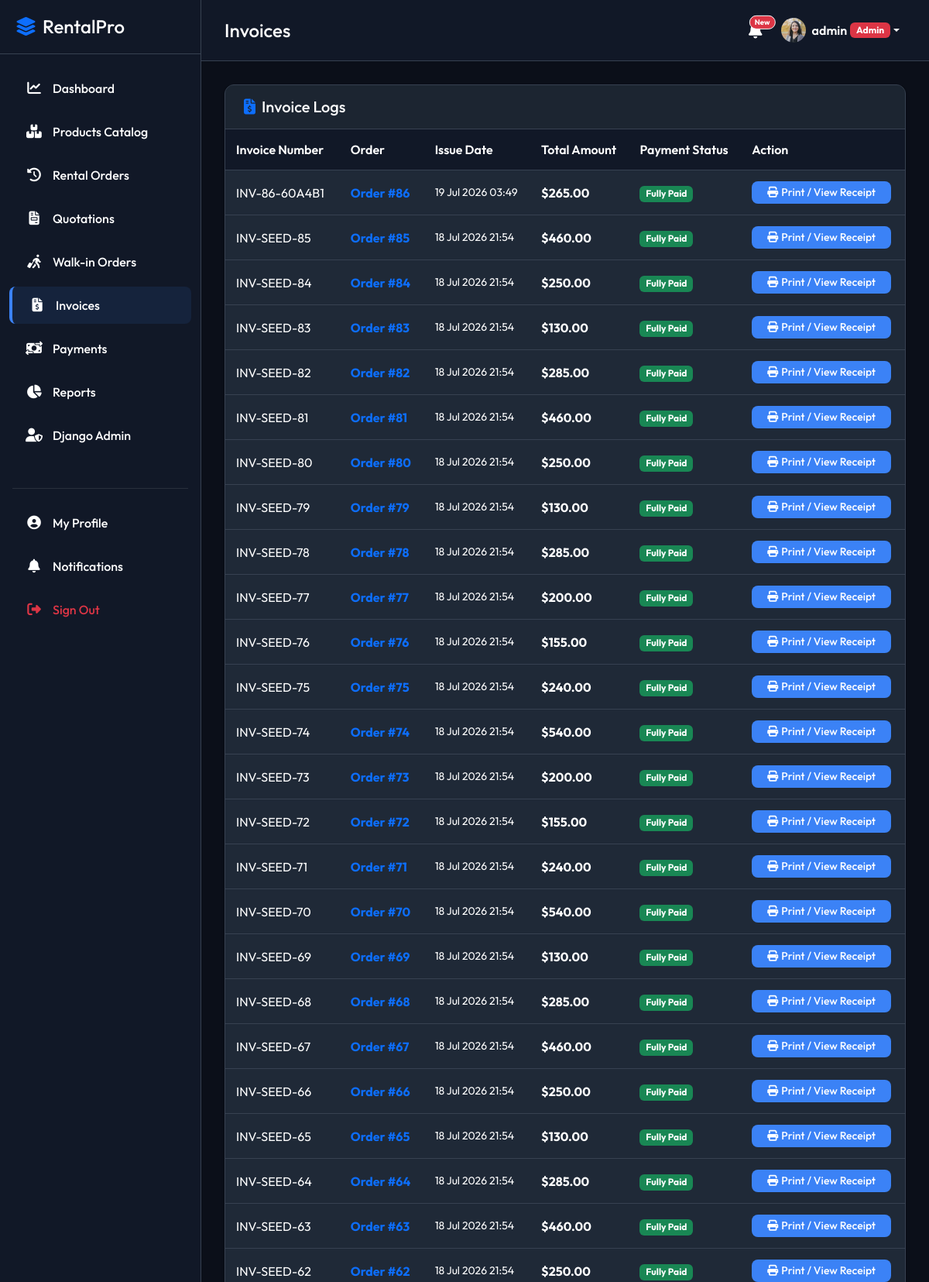
The page /payments/invoices/ (signed in, upper part) on the database its author committed.
### customers/models.py (models this page shows, shortened)
class Customer(models.Model):
    user = models.OneToOneField(
        User, on_delete=models.CASCADE, related_name='customer_profile',
        null=True, blank=True
    )
    walk_in_name = models.CharField(max_length=200, blank=True, null=True)
    is_walk_in = models.BooleanField(default=False)
    phone = models.CharField(max_length=20, blank=True, null=True)
    profile_image = models.ImageField(upload_to='profile_images/', blank=True, null=True)
    saved_address = models.TextField(blank=True, null=True)
    payment_info = models.CharField(max_length=100, blank=True, null=True, help_text="Card details placeholder (e.g. Visa **** 1234)")

### payments/models.py (models this page shows, shortened)
class Invoice(models.Model):
    order = models.ForeignKey(RentalOrder, on_delete=models.CASCADE, related_name='invoices')
    invoice_number = models.CharField(max_length=50, unique=True)
    issue_date = models.DateTimeField(auto_now_add=True)
    total_amount = models.DecimalField(max_digits=10, decimal_places=2)
    is_paid = models.BooleanField(default=False)

### rentals/models.py (models this page shows, shortened)
class RentalOrder(models.Model):
    STATUS_CHOICES = [
        ('draft', 'Draft'),
        ('quotation', 'Quotation'),
        ('confirmed', 'Confirmed / Reserved'),
        ('picked_up', 'Picked Up / Active'),
        ('returned', 'Returned / Completed'),
        ('overdue', 'Overdue'),
        ('cancelled', 'Cancelled'),
    ]
    DELIVERY_CHOICES = [
        ('pickup', 'Customer Pickup'),
        ('delivery', 'Delivery to Address'),
    ]
    PAYMENT_STATUS_CHOICES = [
        ('unpaid', 'Unpaid'),
        ('deposit_paid', 'Deposit Paid Only'),
        ('fully_paid', 'Fully Paid'),
        ('refunded', 'Refunded'),
    ]
    ORDER_TYPE_CHOICES = [
        ('online', 'Online Order'),
        ('walk_in', 'Walk-in Order'),
    ]
    customer = models.ForeignKey(Customer, on_delete=models.CASCADE, related_name='rental_orders')
    status = models.CharField(max_length=20, choices=STATUS_CHOICES, default='draft')
    order_type = models.CharField(max_length=10, choices=ORDER_TYPE_CHOICES, default='online')
    order_date = models.DateTimeField(auto_now_add=True)
    pickup_date = models.DateTimeField(help_text="Scheduled pickup start date and time")
    return_date = models.DateTimeField(help_text="Scheduled return end date and time")
    rental_days = models.PositiveIntegerField(default=1, help_text="Number of rental days")
    total_amount = models.DecimalField(max_digits=10, decimal_places=2, default='0.00')
    security_deposit_total = models.DecimalField(max_digits=10, decimal_places=2, default='0.00')
    delivery_type = models.CharField(max_length=15, choices=DELIVERY_CHOICES, default='pickup')
    shipping_address = models.TextField(blank=True, null=True)
    payment_status = models.CharField(max_length=20, choices=PAYMENT_STATUS_CHOICES, default='unpaid')
    created_by = models.ForeignKey(
        User, on_delete=models.SET_NULL, blank=True, null=True,
        related_name='created_rental_orders'
    )

### payments/views.py (the view)
# urls.py: path('invoices/', views.invoice_list, name='invoice_list'),
@login_required
def invoice_list(request):
    is_admin_user = is_admin(request.user)
    if is_admin_user:
        invoices = Invoice.objects.all().order_by('-id')
    elif is_salesperson(request.user):
        invoices = Invoice.objects.filter(order__created_by=request.user).order_by('-id')
    else:
        try:
            customer = request.user.customer_profile
            invoices = Invoice.objects.filter(order__customer=customer).order_by('-id')
        except Customer.DoesNotExist:
            invoices = Invoice.objects.none()
    return render(request, 'payments/invoice_list.html', {
        'invoices': invoices,
        'is_admin': is_admin_user
    })

### accounts/context_processors.py (called while the page is built)
def customer_profile_context(request):
    if request.user.is_authenticated:
        try:
            profile = request.user.customer_profile
        except Customer.DoesNotExist:
            profile = None
    else:
        profile = None
    return {
        'customer_profile': profile,
        'user_role': get_user_role(request.user),
    }

### accounts/permissions.py (called while the page is built)
def get_user_role(user):
    if not user.is_authenticated:
        return None
    try:
        return user.profile.role
    except Exception:
        return 'admin' if (user.is_superuser or user.is_staff) else 'customer'

def is_admin(user):
    return get_user_role(user) == 'admin'

### templates/payments/invoice_list.html (shortened to what this page needs)
{% extends "base.html" %}
{% block page_header %}Invoices{% endblock %}
{% block content %}
<div class="card card-custom">
    <div class="card-header">
        <h5 class="m-0 text-white"><i class="fa-solid fa-file-invoice-dollar text-primary me-2"></i>Invoice Logs</h5>
    </div>
    <div class="card-body p-0">
        <div class="table-responsive">
            <table class="table table-dark table-hover table-custom m-0">
                <thead>
                    <tr>
                        <th>Invoice Number</th>
                        <th>Order</th>
                        <th>Issue Date</th>
                        <th>Total Amount</th>
                        <th>Payment Status</th>
                        <th>Action</th>
                    </tr>
                </thead>
                <tbody>
                    {% for inv in invoices %}
                        <tr>
                            <td>{{ inv.invoice_number }}</td>
                            <td><a href="{% url 'rentals:order_detail' inv.order.pk %}" class="text-primary text-decoration-none fw-bold">Order #{{ inv.order.id }}</a></td>
                            <td class="small text-white">{{ inv.issue_date|date:"d M Y H:i" }}</td>
                            <td class="fw-bold">${{ inv.total_amount }}</td>
                            <td>
                                <span class="badge {% if inv.is_paid %}bg-success{% else %}bg-danger{% endif %}">
                                    {% if inv.is_paid %}Fully Paid{% else %}Pending Payment{% endif %}
                                </span>
                            </td>
                            <td>
                                <a href="{% url 'payments:invoice_detail' inv.pk %}" class="btn btn-sm btn-accent py-1"><i class="fa-solid fa-print me-1"></i>Print / View Receipt</a>
                            </td>
                        </tr>
                    {% empty %}
                        <tr>
                            <td colspan="6" class="text-center text-muted py-5 small">No invoices registered.</td>
                        </tr>
                    {% endfor %}
                </tbody>
            </table>
        </div>
    </div>
</div>
{% endblock %}

### templates/base.html (shortened to what this page needs)
<!DOCTYPE html>
<html lang="en">
<head>
    <link href="https://cdn.jsdelivr.net/npm/bootstrap@5.3.0/dist/css/bootstrap.min.css" rel="stylesheet">
    <link rel="stylesheet" href="https://cdnjs.cloudflare.com/ajax/libs/font-awesome/6.4.0/css/all.min.css">
</head>
<body>
    <div id="sidebar">
        <div class="sidebar-header d-flex align-items-center justify-content-between">
            <h4 class="m-0 text-white"><i class="fa-solid fa-layer-group text-primary me-2"></i>RentalPro</h4>
        </div>
        <ul class="nav flex-column mt-3">
            {% if user.is_authenticated %}
                <li class="nav-item">
                    <a href="{% url 'dashboard:home' %}" class="nav-link {% if '/dashboard/' in request.path %}active{% endif %}">
                        <i class="fa-solid fa-chart-line"></i> Dashboard
                    </a>
                </li>
                <li class="nav-item">
                    <a href="{% url 'products:product_list' %}" class="nav-link {% if '/products/' in request.path %}active{% endif %}">
                        <i class="fa-solid fa-boxes-stacked"></i> Products Catalog
                    </a>
                </li>
                <li class="nav-item">
                    <a href="{% url 'rentals:order_list' %}" class="nav-link {% if '/rentals/orders/' in request.path %}active{% endif %}">
                        <i class="fa-solid fa-clock-rotate-left"></i> Rental Orders
                    </a>
                </li>
                <li class="nav-item">
                    <a href="{% url 'quotation:quotation_list' %}" class="nav-link {% if '/quotation/' in request.path %}active{% endif %}">
                        <i class="fa-solid fa-file-invoice"></i> Quotations
                    </a>
                </li>
                {% if user_role == 'admin' or user_role == 'salesperson' %}
                <li class="nav-item">
                    <a href="{% url 'rentals:walk_in_order_create' %}" class="nav-link {% if '/walk-in/' in request.path %}active{% endif %}">
                        <i class="fa-solid fa-person-walking-luggage"></i> Walk-in Orders
                    </a>
                </li>
                <li class="nav-item">
                    <a href="{% url 'payments:invoice_list' %}" class="nav-link {% if '/payments/invoices/' in request.path %}active{% endif %}">
                        <i class="fa-solid fa-file-invoice-dollar"></i> Invoices
                    </a>
                </li>
                <li class="nav-item">
                    <a href="{% url 'payments:payment_list' %}" class="nav-link {% if '/payments/history/' in request.path %}active{% endif %}">
                        <i class="fa-solid fa-money-bill-transfer"></i> Payments
                    </a>
                </li>
                <li class="nav-item">
                    <a href="{% url 'reports:reports_home' %}" class="nav-link {% if '/reports/' in request.path %}active{% endif %}">
                        <i class="fa-solid fa-chart-pie"></i> Reports
                    </a>
                </li>
                <li class="nav-item">
                    <a href="{% url 'admin:index' %}" class="nav-link" target="_blank">
                        <i class="fa-solid fa-user-shield"></i> Django Admin
                    </a>
                </li>
                {% endif %}
                <li class="nav-item mt-4">
                    <hr class="border-secondary mx-3">
                </li>
                <li class="nav-item">
                    <a href="{% url 'accounts:profile' %}" class="nav-link {% if '/accounts/profile/' in request.path %}active{% endif %}">
                        <i class="fa-solid fa-circle-user"></i> My Profile
                    </a>
                </li>
                <li class="nav-item">
                    <a href="{% url 'notifications:notification_list' %}" class="nav-link {% if '/notifications/' in request.path %}active{% endif %}">
                        <i class="fa-solid fa-bell"></i> Notifications
                    </a>
                </li>
                <li class="nav-item">
                    <a href="{% url 'accounts:logout' %}" class="nav-link text-danger">
                        <i class="fa-solid fa-right-from-bracket"></i> Sign Out
                    </a>
                </li>
            {% endif %}
        </ul>
    </div>
    <div id="content-wrapper">
        <nav class="navbar navbar-expand main-navbar">
            <div class="container-fluid p-0">
                <h4 class="text-white m-0 d-none d-md-block">{% block page_header %}Rental Operations{% endblock %}</h4>
                <ul class="navbar-nav ms-auto align-items-center">
                    {% if user.is_authenticated %}
                        <li class="nav-item me-3">
                            <a href="{% url 'notifications:notification_list' %}" class="position-relative text-white">
                                <i class="fa-solid fa-bell fa-lg"></i>
                                <span class="position-absolute top-0 start-100 translate-middle badge rounded-pill bg-danger border border-light" style="font-size: 0.6rem;">
                                    New
                                </span>
                            </a>
                        </li>
                        <li class="nav-item dropdown">
                            <a class="nav-link dropdown-toggle text-white d-flex align-items-center" href="#" role="button" data-bs-toggle="dropdown" aria-expanded="false">
                                {% if customer_profile and customer_profile.profile_image %}
                                    <img src="{{ customer_profile.profile_image.url }}" class="rounded-circle me-2" width="32" height="32" style="object-fit: cover;">
                                {% else %}
                                    <div class="rounded-circle bg-primary d-flex align-items-center justify-content-center text-white me-2" style="width: 32px; height: 32px; font-weight: bold;">
                                        {{ user.username|slice:":1"|upper }}
                                    </div>
                                {% endif %}
                                <span class="d-none d-sm-inline fw-semibold">{{ user.username }}</span>
                                {% if user_role == 'admin' %}<span class="badge bg-danger ms-1 small">Admin</span>{% elif user_role == 'salesperson' %}<span class="badge bg-primary ms-1 small">Sales</span>{% endif %}
                            </a>
                        </li>
                    {% endif %}
                </ul>
            </div>
        </nav>
        <div class="content-body">
            {% block content %}{% endblock %}
        </div>
    </div>
</body>
</html>

### templates/base.html (style rules this page uses)
:root { --primary-bg: #111827; --secondary-bg: #1f2937; --accent-color: #3b82f6; --accent-hover: #2563eb; --text-main: #f3f4f6; --text-muted: #ffffff; --sidebar-width: 260px; }
body { font-family: 'Outfit', sans-serif; background-color: #0b0f19; color: var(--text-main); overflow-x: hidden; min-height: 100vh; }
#sidebar { width: var(--sidebar-width); background-color: var(--primary-bg); border-right: 1px solid #374151; position: fixed; top: 0; bottom: 0; left: 0; z-index: 100; transition: all 0.3s; }
#sidebar .sidebar-header { padding: 20px; border-bottom: 1px solid #374151; }
#sidebar .nav-link { color: var(--text-muted); padding: 12px 20px; font-weight: 500; display: flex; align-items: center; border-radius: 8px; margin: 4px 12px; transition: all 0.2s; }
#sidebar .nav-link i { margin-right: 12px; font-size: 1.1rem; width: 24px; text-align: center; }
#sidebar .nav-link:hover, #sidebar .nav-link.active { color: #ffffff; background-color: var(--secondary-bg); }
#sidebar .nav-link.active { border-left: 4px solid var(--accent-color); background-color: rgba(59, 130, 246, 0.1); }
#content-wrapper { margin-left: var(--sidebar-width); min-height: 100vh; display: flex; flex-direction: column; transition: all 0.3s; }
.main-navbar { background-color: var(--primary-bg); border-bottom: 1px solid #374151; padding: 15px 30px; }
.content-body { padding: 30px; flex-grow: 1; }
.card-custom { background-color: var(--secondary-bg); border: 1px solid #374151; border-radius: 12px; box-shadow: 0 4px 6px -1px rgba(0, 0, 0, 0.1), 0 2px 4px -1px rgba(0, 0, 0, 0.06); margin-bottom: 24px; color: var(--text-main); }
.card-custom .card-header { background-color: rgba(0, 0, 0, 0.1); border-bottom: 1px solid #374151; padding: 16px 24px; font-weight: 600; }
.card-custom .card-body { padding: 24px; }
.table-custom { color: var(--text-main); }
.table-custom th { font-weight: 600; background-color: #111827 !important; border-color: #374151; color: var(--text-muted); padding: 14px; }
.table-custom td { background-color: var(--secondary-bg) !important; border-color: #374151; padding: 14px; vertical-align: middle; }
.btn-accent { background-color: var(--accent-color); color: white; border-radius: 8px; padding: 10px 20px; font-weight: 500; border: none; transition: all 0.2s; }

### rows shown on the page
Customer: profile_image (picture)
Invoice: invoice_number "INV-86-60A4B1", order.id "86", issue_date "19 Jul 2026 03:49", total_amount "265.00", is_paid "Fully Paid"
Invoice: invoice_number "INV-SEED-85", order.id "85", issue_date "18 Jul 2026 21:54", total_amount "460.00", is_paid "Fully Paid"
Invoice: invoice_number "INV-SEED-84", order.id "84", issue_date "18 Jul 2026 21:54", total_amount "250.00", is_paid "Fully Paid"
Invoice: invoice_number "INV-SEED-83", order.id "83", issue_date "18 Jul 2026 21:54", total_amount "130.00", is_paid "Fully Paid"
Invoice: invoice_number "INV-SEED-82", order.id "82", issue_date "18 Jul 2026 21:54", total_amount "285.00", is_paid "Fully Paid"
Invoice: invoice_number "INV-SEED-81", order.id "81", issue_date "18 Jul 2026 21:54", total_amount "460.00", is_paid "Fully Paid"
Invoice: invoice_number "INV-SEED-80", order.id "80", issue_date "18 Jul 2026 21:54", total_amount "250.00", is_paid "Fully Paid"
Invoice: invoice_number "INV-SEED-79", order.id "79", issue_date "18 Jul 2026 21:54", total_amount "130.00", is_paid "Fully Paid"
Invoice: invoice_number "INV-SEED-78", order.id "78", issue_date "18 Jul 2026 21:54", total_amount "285.00", is_paid "Fully Paid"
Invoice: invoice_number "INV-SEED-77", order.id "77", issue_date "18 Jul 2026 21:54", total_amount "200.00", is_paid "Fully Paid"
Invoice: invoice_number "INV-SEED-76", order.id "76", issue_date "18 Jul 2026 21:54", total_amount "155.00", is_paid "Fully Paid"
Invoice: invoice_number "INV-SEED-75", order.id "75", issue_date "18 Jul 2026 21:54", total_amount "240.00", is_paid "Fully Paid"
Invoice: invoice_number "INV-SEED-74", order.id "74", issue_date "18 Jul 2026 21:54", total_amount "540.00", is_paid "Fully Paid"
Invoice: invoice_number "INV-SEED-73", order.id "73", issue_date "18 Jul 2026 21:54", total_amount "200.00", is_paid "Fully Paid"
Invoice: invoice_number "INV-SEED-72", order.id "72", issue_date "18 Jul 2026 21:54", total_amount "155.00", is_paid "Fully Paid"
Invoice: invoice_number "INV-SEED-71", order.id "71", issue_date "18 Jul 2026 21:54", total_amount "240.00", is_paid "Fully Paid"
Invoice: invoice_number "INV-SEED-70", order.id "70", issue_date "18 Jul 2026 21:54", total_amount "540.00", is_paid "Fully Paid"
Invoice: invoice_number "INV-SEED-69", order.id "69", issue_date "18 Jul 2026 21:54", total_amount "130.00", is_paid "Fully Paid"
Invoice: invoice_number "INV-SEED-68", order.id "68", issue_date "18 Jul 2026 21:54", total_amount "285.00", is_paid "Fully Paid"
Invoice: invoice_number "INV-SEED-67", order.id "67", issue_date "18 Jul 2026 21:54", total_amount "460.00", is_paid "Fully Paid"
Invoice: invoice_number "INV-SEED-66", order.id "66", issue_date "18 Jul 2026 21:54", total_amount "250.00", is_paid "Fully Paid"
Invoice: invoice_number "INV-SEED-65", order.id "65", issue_date "18 Jul 2026 21:54", total_amount "130.00", is_paid "Fully Paid"
Invoice: invoice_number "INV-SEED-64", order.id "64", issue_date "18 Jul 2026 21:54", total_amount "285.00", is_paid "Fully Paid"
Invoice: invoice_number "INV-SEED-63", order.id "63", issue_date "18 Jul 2026 21:54", total_amount "460.00", is_paid "Fully Paid"
Invoice: invoice_number "INV-SEED-62", order.id "62", issue_date "18 Jul 2026 21:54", total_amount "250.00", is_paid "Fully Paid"

### other values the page prints
{{ user.username }} "admin"
